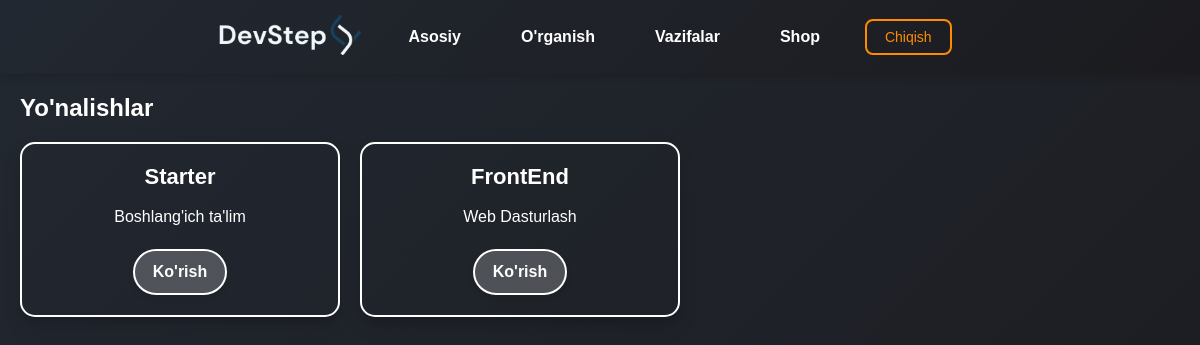
The page /learn/ on the database its author committed.
### accounts/models.py (models this page shows, shortened)
class Direction(models.Model):  # Yo'nalish
    name = models.CharField(max_length=100)
    description = models.TextField(blank=True, null=True)

### accounts/views.py (the view)
# urls.py: path('learn/', direction_list, name='direction_list'),
def direction_list(request):
    directions = Direction.objects.all()
    return render(request, 'direction_list.html', {'directions': directions})

### templates/direction_list.html (shortened to what this page needs)
{% load static %}
<!DOCTYPE html>
<html lang="en">
<head>
    <link rel="stylesheet" href="{% static 'css/style.css' %}">
</head>
<body>
    <header class="header">
        <div class="header-content">
            <a href="{% url 'main' %}" class="logo">
                <img src="{% static 'img/logo.svg' %}" alt="DevStep Logo">
            </a>
            <nav class="header-nav">
                <a href="{% url 'main' %}">Asosiy</a>
                <a href="{% url 'videos' %}">O'rganish</a>
                <a href="{% url 'direction_list' %}">Vazifalar</a>
                <a href="{% url 'shop' %}">Shop</a>
            </nav>
            <a href="{% url 'logout' %}" class="post-button">Chiqish</a>
        </div>
    </header>
    <main class="container content">
        <h2>Yo'nalishlar</h2>
        <div class="card-container">
            {% for direction in directions %}
            <div class="card">
                <h3>{{ direction.name }}</h3>
                <p>{{ direction.description }}</p>
                <a href="{% url 'month_list' direction.id %}" class="button">Ko'rish</a>
            </div>
            {% endfor %}
        </div>
    </main>
</body>
</html>

### static/css/style.css (style rules this page uses)
* { box-sizing: border-box; margin: 0; padding: 0; font-family: Arial, sans-serif; cursor: url('../img/cursor.png'), auto; }
body { height: 100%; margin: 0; padding: 0; background: linear-gradient(135deg, #222831, #1B1B1F); background-repeat: no-repeat; background-attachment: fixed; background-size: cover; color: white; }
header.header { background: linear-gradient(135deg, #222831, #1B1B1F); padding: 15px 30px; box-shadow: 0 2px 8px rgba(0, 0, 0, 0.15); position: sticky; top: 0; z-index: 999; }
.header-content { max-width: 1200px; margin: 0 auto; display: flex; align-items: center; justify-content: space-between; gap: 30px; }
.logo img { height: 40px; }
.header-nav { display: flex; gap: 30px; transition: all 0.4s ease; }
.header-nav a { color: #ffffff; text-decoration: none; font-weight: 500; font-size: 16px; transition: color 0.3s; }
.post-button { padding: 8px 18px; font-size: 14px; border: 2px solid #ff8c00; color: #ff8c00; background: transparent; border-radius: 8px; cursor: pointer; transition: all 0.3s; text-decoration: none; }
.header { padding: 15px 30px; box-shadow: 0 4px 8px rgba(0, 0, 0, 0.1); display: flex; align-items: center; justify-content: space-between; position: sticky; top: 0; z-index: 1000; }
.header-nav a { margin: 0 15px; color: #ffffff; text-decoration: none; font-weight: bold; transition: all 0.3s ease; }
.content { padding: 20px; display: flex; justify-content: center; flex-direction: column; font-family: 'Arial', sans-serif; }
.card-container { display: flex; flex-wrap: wrap; gap: 20px; justify-content: start; margin-top: 20px; }
.card { background: rgba(255, 255, 255, 0); border: 2px solid white; border-radius: 15px; padding: 20px; width: 320px; text-align: center; box-shadow: 0 10px 20px rgba(0, 0, 0, 0.1), 0 6px 6px rgba(0, 0, 0, 0.1); transition: transform 0.3s ease, box-shadow 0.3s ease; }
.card h3 { margin-bottom: 15px; font-size: 22px; font-weight: bold; color: #ffffff; }
.card p { margin-bottom: 20px; color: #ffffff; font-size: 16px; line-height: 1.5; }
.button { display: inline-block; background: rgba(255, 255, 255, 0.212); color: white; padding: 12px 18px; text-decoration: none; border-radius: 30px; font-size: 16px; font-weight: bold; box-shadow: 0 4px 6px rgba(0, 0, 0, 0.1); border: 2px solid white; }

### rows shown on the page
Direction: name "Starter", description "Boshlang'ich ta'lim"
Direction: name "FrontEnd", description "Web Dasturlash"
